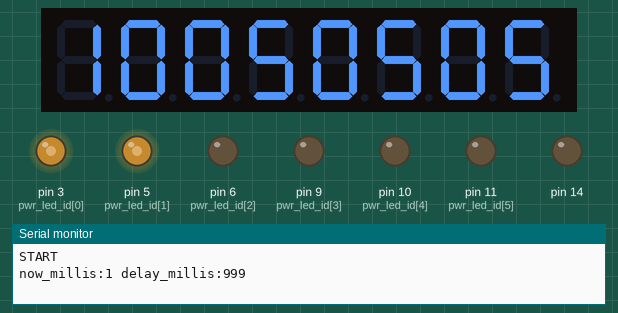
Simulated run of this sketch. Board: Arduino Uno, built with avr-gcc and run on an emulated ATmega328P. Shown: 8-digit seven-segment display, output pins drawn as LEDs (lit = HIGH), the last lines printed to the serial monitor. The local clock reads 2024-03-15 10:24:30 at power-on unless the sketch sets it.

Above: at 0.1 s.
At 4.1 s:
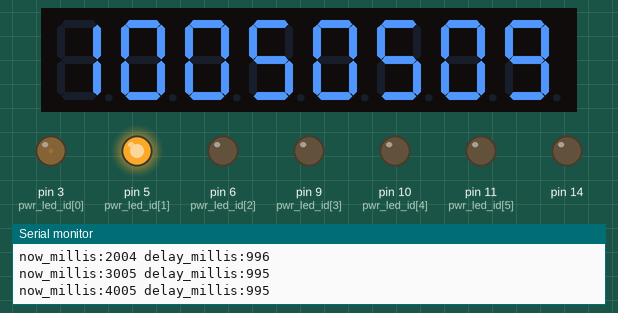
At 9.1 s:
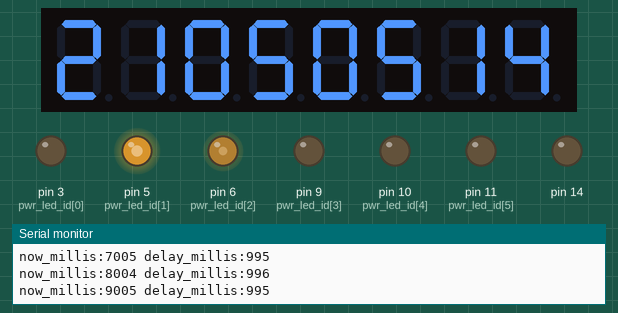
At 19.1 s:
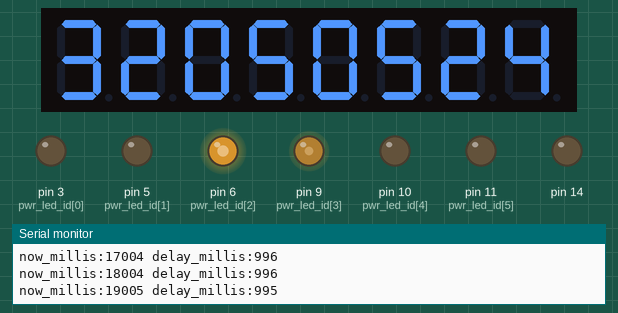
At 29.1 s:
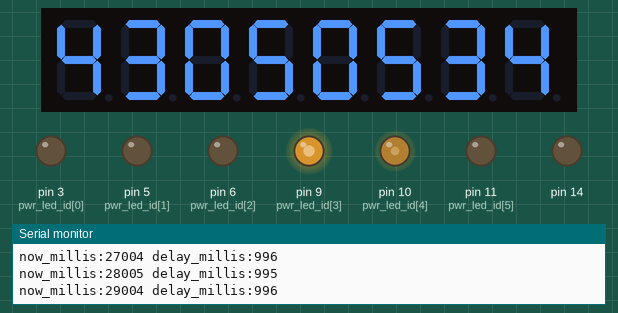
At 39.1 s:
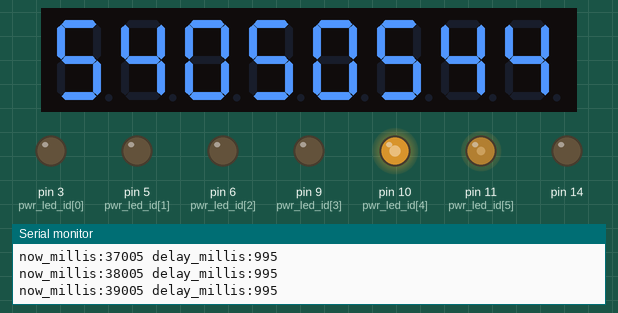
Timing chart, 0 to 40.0 s (numbered marks = the images above):
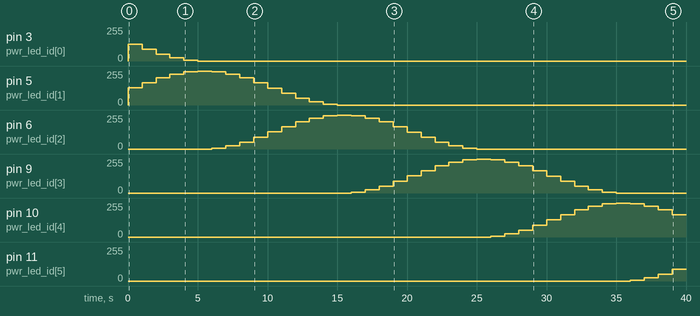

Measured:
- by itself, pin 5 (pwr_led_id[1]): rises from 0/255 to 255/255 in 5.0 s, then falls to 0/255 in 10.0 s
- by itself, pin 6 (pwr_led_id[2]), pin 9 (pwr_led_id[3]): rises from 0/255 to 255/255 in 9.0 s, then falls to 0/255 in 10.0 s
- by itself, pin 10 (pwr_led_id[4]): rises from 0/255 to 255/255 in 9.0 s, then falls to 167/255 in 4.0 s
- by itself, pin 11 (pwr_led_id[5]): 0/255 → 6/255 at 36.0 s, → 24/255 1.0 s later, → 52/255 1.0 s later, → 88/255 1.0 s later
- by itself, pin 3 (pwr_led_id[0]): 0/255 → 127/255 at 0.01 s, → 88/255 1.0 s later, → 52/255 1.0 s later, → 24/255 1.0 s later, … (6 changes in this stretch)
- what the display in image 1 shows lasts 1.0 s, from 4.0 s to 5.0 s

The sketch:

mytest_TM1638_pwr.ino
```cpp
#include <Arduino.h>
#include <TM1638.h>
#include <Ds1302.h>

TM1638 tm(4, 7, 2);

Ds1302 rtc(8, 13, 12);

Ds1302::DateTime now;
uint8_t current_second;
unsigned long old_millis;
unsigned long delay_millis;

const uint8_t pwr_led_id[6] = { 3, 5, 6, 9, 10, 11 };

// cos func
const uint8_t val_now[10] = { 255, 249, 231, 203, 167, 127, 88, 52, 24, 6 };
const uint8_t val_fut[10] = { 0, 6, 24, 52, 88, 128, 167, 203, 231, 249 };

void setup() {
  for (auto n = 0; n <= 14; ++n) pinMode(n, OUTPUT);
  Serial.begin(9600);
  Serial.println("START");

  tm.reset();
  // tm.test();
  tm.displaySetBrightness(PULSE1_16);

  // initialize the RTC
  rtc.init();

  // test if clock is halted and set a date-time (see example 2) to start it
  // if (rtc.isHalted()) {
  Ds1302::DateTime dt = {
    .year = 24,
    .month = 5,
    .day = 5,
    .hour = 5,
    .minute = 5,
    .second = 5,
    .dow = Ds1302::DOW_SUN
  };

  rtc.setDateTime(&dt);
  // }
  current_second = 99;
  old_millis = millis();
  delay_millis = 0;
}

unsigned led_old = 0;
unsigned olddec = 0;
void loop() {
  const unsigned long now_millis = millis();
  const unsigned long delta_millis = now_millis % 1000;

  delay_millis = 1000 - delta_millis;

  if (2000 < delay_millis)
    delay_millis = 1000;

  old_millis = now_millis;

  rtc.getDateTime(&now);
  if (current_second != now.second) {
    tm.displayVal(0, now.second % 10);
    tm.displayVal(1, now.second / 10);

    tm.displayVal(2, now.minute % 10);
    tm.displayVal(3, now.minute / 10);

    tm.displayVal(4, now.hour % 10);
    tm.displayVal(5, now.hour / 10);

    // tm.displayVal(6, now.day % 10);
    // tm.displayVal(7, now.day / 10);
    current_second = now.second;


    const unsigned led_now = (current_second / 10) % 6;
    const unsigned led_fut = (led_now + 1) % 6;

    tm.displayVal(6, led_now);
    tm.displayVal(7, led_fut);


    for (auto n = 0; n < 6; ++n)
      if (n != led_now and n != led_fut)
        analogWrite(pwr_led_id[n], 0);  // of all unused

    led_old = led_now;
    // double k = 1 - cos((current_second % 10) / (10.0 / PI));
    // // const float k = (current_second % 10) / 10.0;
    // uint8_t val_fut = 128 * k;
    // uint8_t val_now = 255 - val_fut;
    analogWrite(pwr_led_id[led_old], val_now[current_second % 10]);
    analogWrite(pwr_led_id[led_fut], val_fut[current_second % 10]);

    Serial.print("\r\nnow_millis:");
    Serial.print(now_millis);
    Serial.print(" delay_millis:");
    Serial.print(delay_millis);
  }

  delay(delay_millis);
}

// https://blog.wokwi.com/explore-pwm-with-logic-analyzer/
// PWM
```
